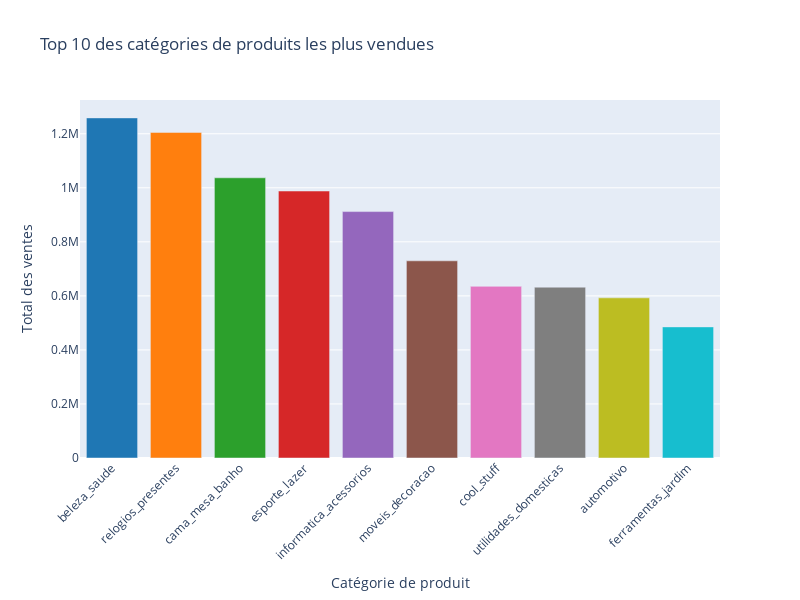

Source (notebook cell):
### Code cell
# Définir une palette de couleurs personnalisée
custom_colors = ['#1f77b4', '#ff7f0e', '#2ca02c', '#d62728', '#9467bd',
                 '#8c564b', '#e377c2', '#7f7f7f', '#bcbd22', '#17becf']

# Créer le graphique à barres interactif avec Plotly en utilisant la palette de couleurs personnalisée
fig = go.Figure(data=[go.Bar(
    x=catégorie_produits_les_plus_vendus.head(10).index,
    y=catégorie_produits_les_plus_vendus.head(10),
    marker_color=custom_colors,  # Utiliser la palette de couleurs personnalisée
    hovertemplate='<b>%{x}</b><br>Total des ventes: %{y}<extra></extra>'
)])

# Ajouter des étiquettes et des titres
fig.update_layout(
    title='Top 10 des catégories de produits les plus vendues',
    xaxis=dict(title='Catégorie de produit'),
    yaxis=dict(title='Total des ventes'),
    xaxis_tickangle=-45,
    width=800,
    height=600,
    hovermode='closest'
)

# Afficher le graphique interactif
fig.show()

### Figure 1 — Plotly figure (JSON) as saved in the notebook; plotly's stock layout.template omitted (floating-point values rounded to 4 significant figures)
{"data": [{"hovertemplate": "<b>%{x}</b><br>Total des ventes: %{y}<extra></extra>", "marker": {"color": ["#1f77b4", "#ff7f0e", "#2ca02c", "#d62728", "#9467bd", "#8c564b", "#e377c2", "#7f7f7f", "#bcbd22", "#17becf"]}, "type": "bar", "x": ["beleza_saude", "relogios_presentes", "cama_mesa_banho", "esporte_lazer", "informatica_acessorios", "moveis_decoracao", "cool_stuff", "utilidades_domesticas", "automotivo", "ferramentas_jardim"], "y": [1259000.0, 1205000.0, 1037000.0, 988000.0, 912000.0, 729800.0, 635300.0, 632200.0, 592700.0, 485300.0]}], "layout": {"height": 600, "hovermode": "closest", "title": {"text": "Top 10 des catégories de produits les plus vendues"}, "width": 800, "xaxis": {"tickangle": -45, "title": {"text": "Catégorie de produit"}}, "yaxis": {"title": {"text": "Total des ventes"}}}}
